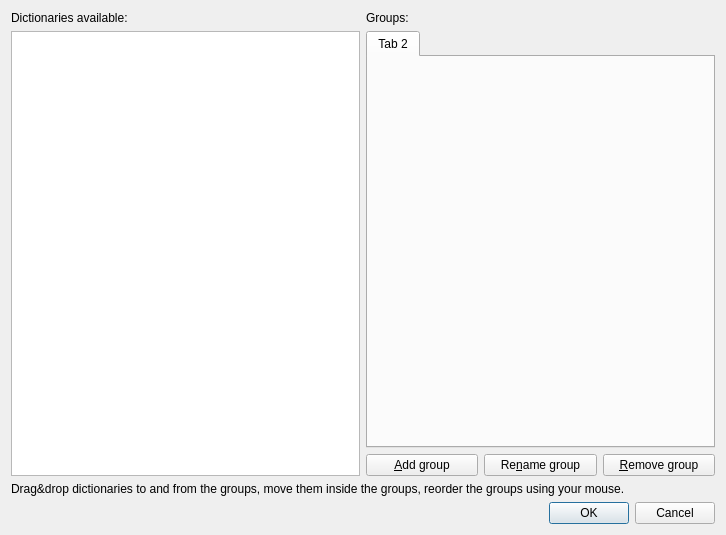
<ui version="4.0" >
 <class>Groups</class>
 <widget class="QDialog" name="Groups" >
  <property name="windowModality" >
   <enum>Qt::WindowModal</enum>
  </property>
  <property name="geometry" >
   <rect>
    <x>0</x>
    <y>0</y>
    <width>726</width>
    <height>535</height>
   </rect>
  </property>
  <property name="windowTitle" >
   <string>Groups</string>
  </property>
  <layout class="QVBoxLayout" name="verticalLayout_2" >
   <item>
    <layout class="QHBoxLayout" name="horizontalLayout_2" >
     <item>
      <layout class="QVBoxLayout" name="verticalLayout_3" >
       <item>
        <widget class="QLabel" name="label_2" >
         <property name="text" >
          <string>Dictionaries available:</string>
         </property>
        </widget>
       </item>
       <item>
        <widget class="DictListWidget" name="dictionaries" />
       </item>
      </layout>
     </item>
     <item>
      <layout class="QVBoxLayout" name="verticalLayout" >
       <item>
        <widget class="QLabel" name="label_3" >
         <property name="text" >
          <string>Groups:</string>
         </property>
        </widget>
       </item>
       <item>
        <widget class="DictGroupsWidget" name="groups" >
         <property name="tabPosition" >
          <enum>QTabWidget::North</enum>
         </property>
         <property name="elideMode" >
          <enum>Qt::ElideRight</enum>
         </property>
         <widget class="QWidget" name="tab_4" >
          <attribute name="title" >
           <string>Tab 2</string>
          </attribute>
         </widget>
        </widget>
       </item>
       <item>
        <layout class="QHBoxLayout" name="horizontalLayout" >
         <item>
          <widget class="QPushButton" name="addGroup" >
           <property name="text" >
            <string>&amp;Add group</string>
           </property>
          </widget>
         </item>
         <item>
          <widget class="QPushButton" name="renameGroup" >
           <property name="text" >
            <string>Re&amp;name group</string>
           </property>
          </widget>
         </item>
         <item>
          <widget class="QPushButton" name="removeGroup" >
           <property name="text" >
            <string>&amp;Remove group</string>
           </property>
          </widget>
         </item>
        </layout>
       </item>
      </layout>
     </item>
    </layout>
   </item>
   <item>
    <widget class="QLabel" name="label_4" >
     <property name="text" >
      <string>Drag&amp;drop dictionaries to and from the groups, move them inside the groups, reorder the groups using your mouse.</string>
     </property>
     <property name="wordWrap" >
      <bool>true</bool>
     </property>
    </widget>
   </item>
   <item>
    <widget class="QDialogButtonBox" name="buttons" >
     <property name="orientation" >
      <enum>Qt::Horizontal</enum>
     </property>
     <property name="standardButtons" >
      <set>QDialogButtonBox::Cancel|QDialogButtonBox::Ok</set>
     </property>
    </widget>
   </item>
  </layout>
 </widget>
 <customwidgets>
  <customwidget>
   <class>DictListWidget</class>
   <extends>QListWidget</extends>
   <header>groups_widgets.hh</header>
  </customwidget>
  <customwidget>
   <class>DictGroupsWidget</class>
   <extends>QTabWidget</extends>
   <header>groups_widgets.hh</header>
   <container>1</container>
  </customwidget>
 </customwidgets>
 <resources/>
 <connections>
  <connection>
   <sender>buttons</sender>
   <signal>accepted()</signal>
   <receiver>Groups</receiver>
   <slot>accept()</slot>
   <hints>
    <hint type="sourcelabel" >
     <x>248</x>
     <y>254</y>
    </hint>
    <hint type="destinationlabel" >
     <x>157</x>
     <y>274</y>
    </hint>
   </hints>
  </connection>
  <connection>
   <sender>buttons</sender>
   <signal>rejected()</signal>
   <receiver>Groups</receiver>
   <slot>reject()</slot>
   <hints>
    <hint type="sourcelabel" >
     <x>316</x>
     <y>260</y>
    </hint>
    <hint type="destinationlabel" >
     <x>286</x>
     <y>274</y>
    </hint>
   </hints>
  </connection>
 </connections>
</ui>
